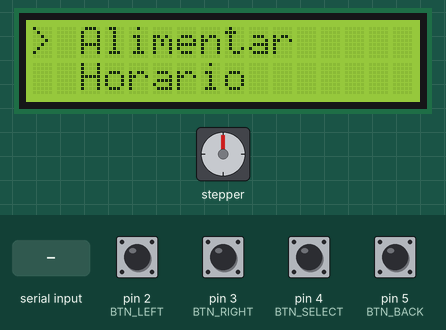
A sketch run on a simulated Arduino Uno, built with avr-gcc and run on an emulated ATmega328P. On the bench: stepper motor, 16×2 character LCD. Wiring (inferred from the names in the program): stepper motor driver (200 steps per turn assumed): step pin 6; direction pin 7. Inputs (shaded band) come from the test bench; at power-on: pin 2 (BTN_LEFT), pin 3 (BTN_RIGHT), pin 4 (BTN_SELECT), pin 5 (BTN_BACK) HIGH. What the sketch prints to the serial monitor is not drawn.

Above: at 2.2 s.
2.3 s: pin 4 (BTN_SELECT) pulled LOW for 1 s
At 2.6 s:
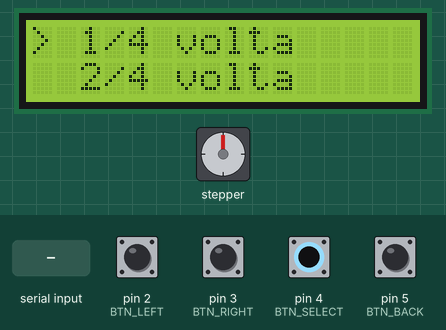
6.3 s: pin 2 (BTN_LEFT) pulled LOW for 1 s
At 7.5 s:
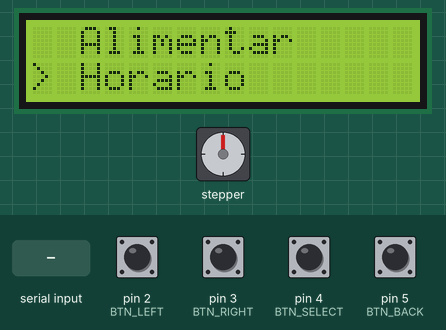
8.8 s: pin 4 (BTN_SELECT) pulled LOW for 0.15 s
At 9.7 s:
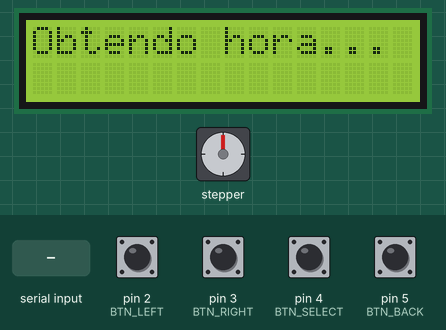
11.8 s: "ALIMENTAR:90\n" received over Serial
At 64.5 s:
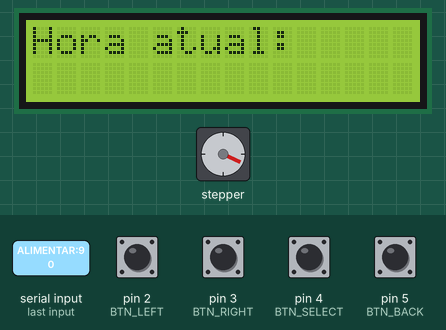
Timing chart, 0 to 65.0 s (numbered marks = the images above; inputs shaded):
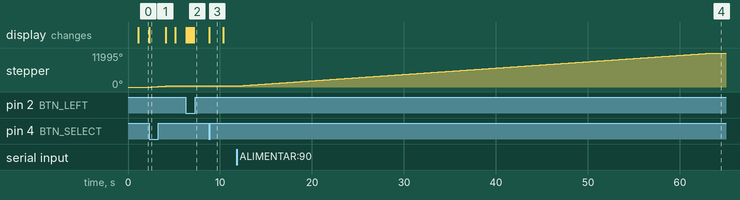

Measured:
- after the input at 2.3 s, stepper: turns 360° clockwise in 1.6 s, starting after 0.24 s; the display: changes at once (image 1)
- after the input at 6.3 s, the display: changes at once (image 2)
- after the input at 8.8 s, the display: changes at once (image 3)
- after the input at 11.8 s, stepper: turns 11635° clockwise in 51.8 s, starting at once

The sketch:

Q0722_Sketch_ARDUINO.ino.ino
```cpp
#include <Wire.h>
#include <LiquidCrystal_I2C.h>

/*---------------------------------------------------------------------------------------------
*                                      VARIÁVEIS
---------------------------------------------------------------------------------------------*/

// LCD 16x2
LiquidCrystal_I2C lcd(0x27, 16, 2);

// Botões
#define BTN_LEFT 2
#define BTN_RIGHT 3
#define BTN_SELECT 4
#define BTN_BACK 5

// Motor de passo
#define STEP 6
#define DIR 7
const int PASSOS_POR_VOLTA = 800; // 1/4 step (200 passos × 4)

// Menu principal
String opcoes[] = {"Alimentar", "Horario"};
const int totalOpcoes = sizeof(opcoes) / sizeof(opcoes[0]);

// Submenu Alimentar
String subAlimentar[5];
int totalSubAlimentar = 0;

// Giro Personalizado
float personalizado = -1.0;
float girosPersonalizados = 1.0;

// Controle de menu
int opcaoAtual = 0;
int subOpcaoAtual = 0;
bool mostrandoMenu = true;
bool noSubmenu = false;
bool noPersonalizar = false;

// Controle de tempo
const unsigned long steps_base = 200;
unsigned long ultimaAcao = 0;
String horaAtual = "";
bool mostrandoHorario = false;

// Comunicação ESP8266 usando SoftwareSerial
#define esp8266 Serial
#define DEBUG true

/*---------------------------------------------------------------------------------------------
*                                      SETUP
---------------------------------------------------------------------------------------------*/
void setup()
{
  lcd.init(); // Inicializa LCD
  lcd.backlight();

  // Configura botões
  pinMode(BTN_LEFT, INPUT_PULLUP);
  pinMode(BTN_RIGHT, INPUT_PULLUP);
  pinMode(BTN_SELECT, INPUT_PULLUP);
  pinMode(BTN_BACK, INPUT_PULLUP);

  // Configura motor
  pinMode(STEP, OUTPUT);
  pinMode(DIR, OUTPUT);
  digitalWrite(STEP, LOW);

  // Mensagem inicial
  lcd.clear();
  lcd.setCursor(4, 0);
  lcd.print("HELLO !!!");

  Serial.begin(9600);
  esp8266.begin(9600);
  delay(1000);

  atualizarSubmenu();
  mostrarMenu();
}

/*---------------------------------------------------------------------------------------------
*                                      FUNÇÕES DE MENU
---------------------------------------------------------------------------------------------*/
void mostrarMenu()
{
  lcd.clear();
  int par = (opcaoAtual / 2) * 2;
  for (int i = 0; i < 2; i++)
  {
    lcd.setCursor(0, i);
    int idx = par + i;
    if (idx >= totalOpcoes)
      break;
    lcd.print(idx == opcaoAtual ? "> " : "  ");
    lcd.print(opcoes[idx]);
  }
}

void mostrarSubmenu()
{
  lcd.clear();
  int par = (subOpcaoAtual / 2) * 2;
  for (int i = 0; i < 2; i++)
  {
    lcd.setCursor(0, i);
    int idx = par + i;
    if (idx >= totalSubAlimentar)
      break;
    lcd.print(idx == subOpcaoAtual ? "> " : "  ");
    lcd.print(subAlimentar[idx]);
  }
}

void mostrarMenuPersonalizar()
{
  lcd.clear();
  lcd.setCursor(0, 0);
  lcd.print("Giros: ");
  lcd.print(girosPersonalizados, 1);
  lcd.setCursor(0, 1);
  lcd.print("< Confirmar >");
}

void atualizarSubmenu()
{
  int idx = 0;
  subAlimentar[idx++] = "1/4 volta";
  subAlimentar[idx++] = "2/4 volta";
  subAlimentar[idx++] = "1 volta completa";
  if (personalizado > 0)
  {
    subAlimentar[idx++] = String(personalizado, 1) + " voltas";
  }
  subAlimentar[idx++] = "Personalizar";
  totalSubAlimentar = idx;
}

/*---------------------------------------------------------------------------------------------
*                                      FUNÇÕES MOTOR
---------------------------------------------------------------------------------------------*/
void executarSubOpcao(float voltas)
{
  // Apenas para uso com botões (LCD ativo)
  lcd.clear();
  lcd.setCursor(0, 0);
  lcd.print("Alimentando...");
  lcd.setCursor(0, 1);
  lcd.print(voltas, 2);

  int passos = voltas * PASSOS_POR_VOLTA;
  motorExecuta(passos);

  delay(1000);
  noSubmenu = false;
  mostrandoMenu = true;
  mostrarMenu();
}

void executarSubOpcaoApp(float voltas)
{
  // Apenas para uso via app (sem LCD)
  int passos = voltas * PASSOS_POR_VOLTA;
  motorExecuta(passos);
}

void motorExecuta(int passos)
{
  digitalWrite(DIR, HIGH);
  for (int i = 0; i < passos; i++)
  {
    digitalWrite(STEP, HIGH);
    delayMicroseconds(4000);
    digitalWrite(STEP, LOW);
    delayMicroseconds(4000);
  }
  digitalWrite(STEP, LOW);
}

/*---------------------------------------------------------------------------------------------
*                                      LOOP
---------------------------------------------------------------------------------------------*/
void loop()
{
  unsigned long agora = millis();

  // Recebe dados do ESP (aplicativo)
  if (esp8266.available())
  {
    String linha = esp8266.readStringUntil('\n');
    linha.trim();

    if (linha.startsWith("ALIMENTAR:"))
    {
      float voltas = linha.substring(10).toFloat();
      executarSubOpcaoApp(voltas); // motor acionado sem LCD
    }

    if (linha.startsWith("HORA:"))
    {
      horaAtual = linha.substring(5); // "HH:MM:SS"
    }
  }

  // Controle de menu via botões
  if ((agora - ultimaAcao) > steps_base)
  {
    if (noPersonalizar)
    {
      if (!digitalRead(BTN_LEFT))
      {
        girosPersonalizados -= 0.1;
        if (girosPersonalizados < 0.1)
          girosPersonalizados = 0.1;
        mostrarMenuPersonalizar();
        ultimaAcao = agora;
      }
      if (!digitalRead(BTN_RIGHT))
      {
        girosPersonalizados += 0.1;
        if (girosPersonalizados > 10.0)
          girosPersonalizados = 10.0;
        mostrarMenuPersonalizar();
        ultimaAcao = agora;
      }
      if (!digitalRead(BTN_SELECT))
      {
        personalizado = girosPersonalizados;
        atualizarSubmenu();
        noPersonalizar = false;
        mostrarSubmenu();
        ultimaAcao = agora;
      }
      if (!digitalRead(BTN_BACK))
      {
        noPersonalizar = false;
        mostrarSubmenu();
        ultimaAcao = agora;
      }
      return;
    }

    if (!digitalRead(BTN_LEFT))
    {
      if (noSubmenu)
      {
        subOpcaoAtual--;
        if (subOpcaoAtual < 0)
          subOpcaoAtual = totalSubAlimentar - 1;
        mostrarSubmenu();
      }
      else
      {
        opcaoAtual--;
        if (opcaoAtual < 0)
          opcaoAtual = totalOpcoes - 1;
        mostrarMenu();
      }
      ultimaAcao = agora;
    }

    if (!digitalRead(BTN_RIGHT))
    {
      if (noSubmenu)
      {
        subOpcaoAtual++;
        if (subOpcaoAtual >= totalSubAlimentar)
          subOpcaoAtual = 0;
        mostrarSubmenu();
      }
      else
      {
        opcaoAtual++;
        if (opcaoAtual >= totalOpcoes)
          opcaoAtual = 0;
        mostrarMenu();
      }
      ultimaAcao = agora;
    }

    if (!digitalRead(BTN_SELECT))
    {
      if (noSubmenu)
      {
        atualizarSubmenu();
        if (subAlimentar[subOpcaoAtual] == "Personalizar")
        {
          noPersonalizar = true;
          mostrarMenuPersonalizar();
        }
        else
        {
          float voltas = 0;
          if (subOpcaoAtual == 0)
            voltas = 0.25;
          else if (subOpcaoAtual == 1)
            voltas = 0.5;
          else if (subOpcaoAtual == 2)
            voltas = 1.0;
          else if (subAlimentar[subOpcaoAtual].indexOf("voltas") != -1)
            voltas = personalizado;

          executarSubOpcao(voltas); // botões acionam LCD
        }
      }
      else
      {
        if (opcoes[opcaoAtual] == "Alimentar")
        {
          noSubmenu = true;
          subOpcaoAtual = 0;
          atualizarSubmenu();
          mostrarSubmenu();
        }
        else if (opcoes[opcaoAtual] == "Horario")
        {
           mostrandoHorario = true;
          lcd.clear();
          lcd.setCursor(0, 0);
          lcd.print("Obtendo hora...");
          esp8266.println("PEDIR_HORA"); // pede a hora pro ESP
          delay(1500); // tempo do ESP responder
          lcd.clear();
          lcd.setCursor(0, 0);
          lcd.print("Hora atual:");
          lcd.setCursor(0, 1);
          lcd.print(horaAtual);
        }
      }
      ultimaAcao = agora;
    }

    if (!digitalRead(BTN_BACK))
    {
      if (mostrandoHorario)
      {
        mostrandoHorario = false;
        mostrarMenu(); // volta ao menu principal
      }
      else if (noSubmenu)
      {
        noSubmenu = false;
        mostrarMenu();
      }
      else
      {
        mostrarMenu();
      }
      ultimaAcao = agora;
    }
  }
}
```
